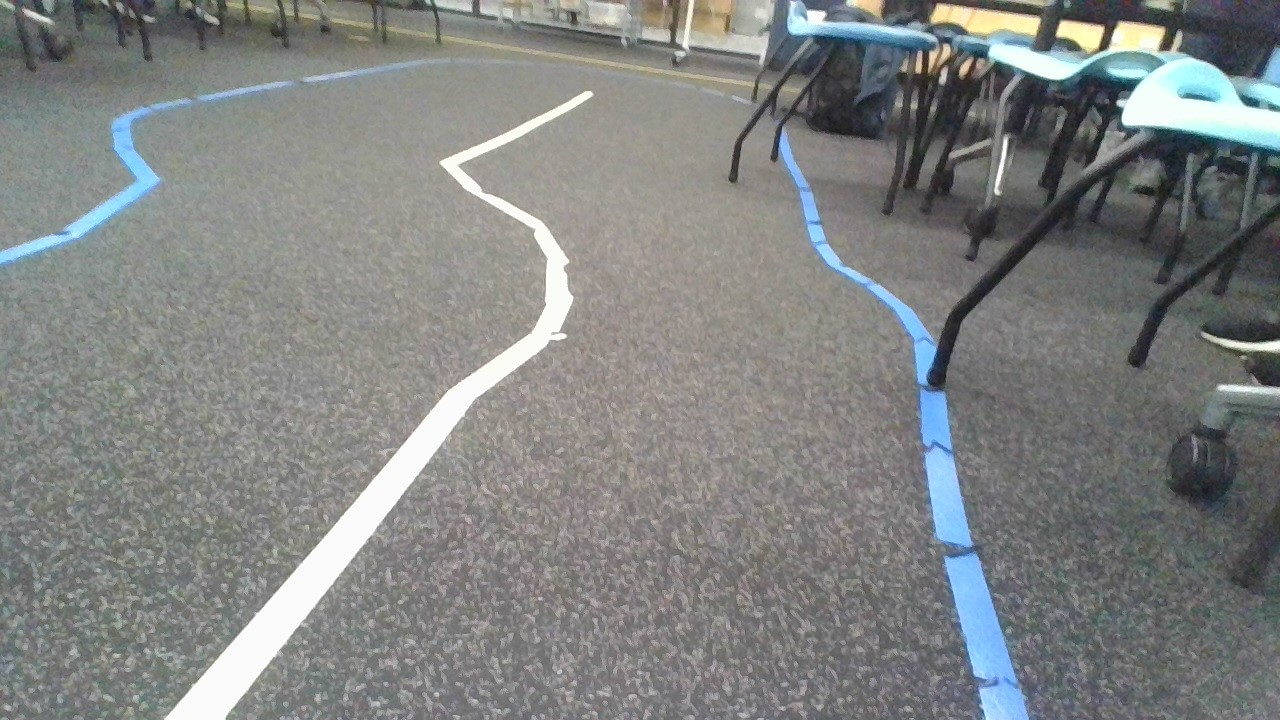
#> input picture data/hsv4.jpg, 1280 x 720 px
$ python -i opencv.py   (imports and definitions only)
#> lines starting #> are read from the running program, lines starting #| are printed output that depends on the picture; after the words box and inside, x2 and y2 are one past the last pixel; in counts of white or black regions, pixels touching at a corner belong together; long printed decimals are rounded
#> further down, picture is the input picture: shape (720, 1280, 3); mean B, G, R 130.6, 131.5, 129.2
import cv2
import numpy as np
import logging
import math
import atexit
import time

try:
	from utils.motor_lib.driver import move, off
	DRIVER_INITIALIZED = True
except:
	print("FAILED TO INITIALIZE. RUNNING ANYWAY!")
	DRIVER_INITIALIZED = False

BASE_SPEED = 30
RATE_LIMIT = False
RATE_LIMIT_VALUE = 0.08

SHOW_IMAGES = False
STEP_SIZE = 5 # DEFAULT 5 - the less steps, the more accurate the obstacle detection
MIN_DISTANCE = 250 # DEFAULT 250 - the distance to consider an obstacle (the larger the number the closer the obstacle is)
MIN_UTURN_THRESHOLD = 300 # DEFAULT 400 - the distance to consider a u-turn (the larger the number the closer the u-turn has to be)
FEELER_AMOUNT = 5 # MINIMUM OF 5 - the amount of feelers to use (the more feelers the more accurate the obstacle detection)
MIDDLE_ANGLE = 635 # DEFAULT 635 - use the included reference_feeler to determine the middle angle

class B_OpenCV_Driver(object):
	def __init__(self, car=None):
		logging.info('Creating a B_OpenCV_Driver...')
		self.car = car
		self.curr_steering_angle = 90

	def follow_lane(self, frame):
		# Main entry point of the lane follower
		show_image("orig", frame)

		lane_lines, frame = detect_lane(frame)
		final_frame = self.steer(frame, lane_lines)

		return final_frame, self.curr_steering_angle

	def steer(self, frame, lane_lines):
		logging.debug('steering...')
		if len(lane_lines) == 0:
			logging.error('No lane lines detected, nothing to do.')
			return frame

		new_steering_angle = compute_steering_angle(frame, lane_lines)
		self.curr_steering_angle = stabilize_steering_angle(self.curr_steering_angle, new_steering_angle, len(lane_lines))

		left, right = pwm(BASE_SPEED, self.curr_steering_angle - 90)

		print(f"Original Calculated PWM: {left, right}")

		if left < 0:
			print("\nLEFT IS NEGATIVE\n")
			left = 0
		if right < 0:
			print("\nRIGHT IS NEGATIVE\n")
			right = 0

		print(f"ADJUSTED PWM - LEFT: {int(left)}, Right: {int(right)}")

		# actually write values to motor
		move(int(left), int(right)) if DRIVER_INITIALIZED else 0 #motors are wired wrong way around lol # not anymore

		print(f"Calculated Steering Angle: {self.curr_steering_angle}")

		curr_heading_image = display_heading_line(frame, self.curr_steering_angle)
		show_image("heading", curr_heading_image)

		return curr_heading_image

############################
# Frame processing steps
############################
def detect_lane(frame):
	logging.debug('detecting lane lines...')

	print("EDGES")
	edges = detect_edges(frame)
	show_image('edges', edges)

	print("CROPPED EDGES")
	cropped_edges = region_of_interest(edges)
	show_image('edges cropped', cropped_edges)

	print("LINE SEGMENTS")
	line_segments = detect_line_segments(cropped_edges)
	line_segment_image = display_lines(frame, line_segments)
	show_image("line segments", line_segment_image)

	print("AVERAGE SLOPE INTERCEPT")
	lane_lines = average_slope_intercept(frame, line_segments)
	lane_lines_image = display_lines(frame, lane_lines)
	show_image("lane lines", lane_lines_image)

	return lane_lines, lane_lines_image

def detect_edges(frame):
	# filter for blue lane lines
	hsv = cv2.cvtColor(frame, cv2.COLOR_BGR2HSV)
#> hsv: shape (720, 1280, 3); mean H, S, V 61.4, 18.4, 135.4
	show_image("hsv", hsv)

	# [8 lines of commented-out code are left out]
	LOWER_MASK = np.array([0, 146, 0], np.uint8) #ermias house
	UPPER_MASK = np.array([179, 210, 255], np.uint8)
	mask = cv2.inRange(hsv, LOWER_MASK, UPPER_MASK)
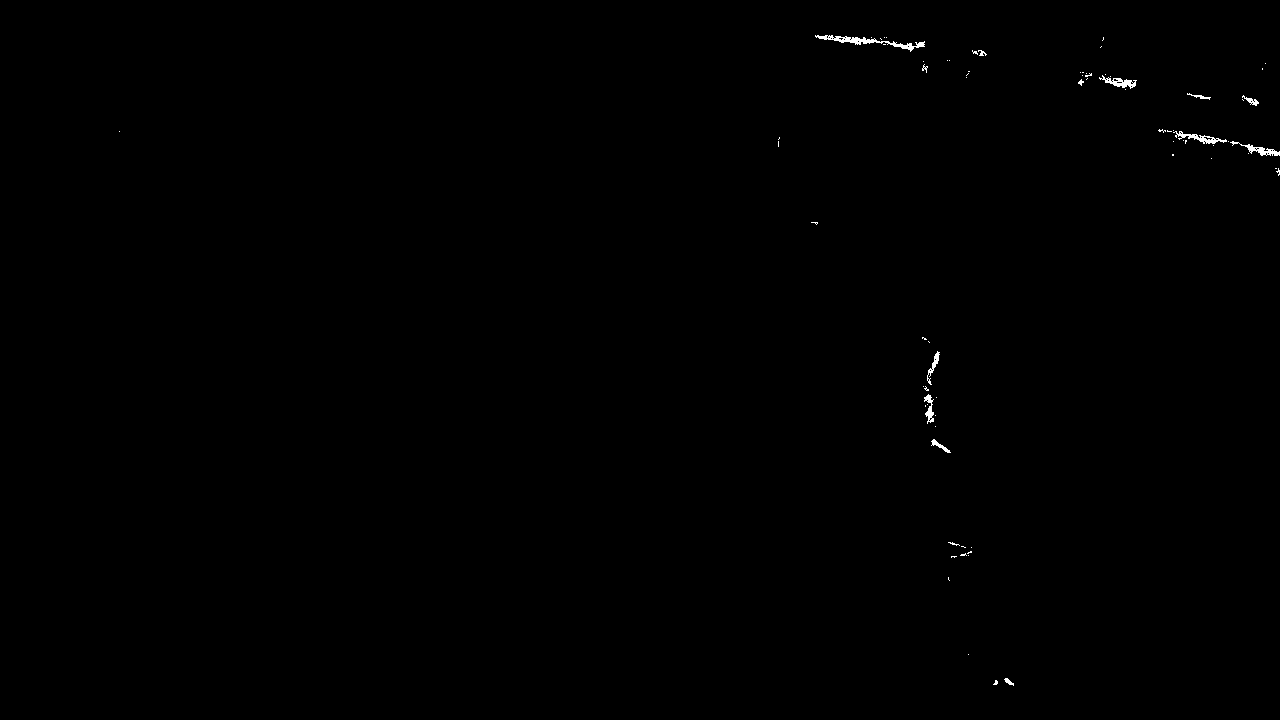
#> mask: shape (720, 1280); 0.21% white; 75 white regions (62 under 20 px), largest, box (x1, y1, x2, y2) and area: (815, 35, 925, 52) 450, (1173, 131, 1227, 144) 230, (1230, 141, 1280, 156) 212

	cv2.imwrite("camera.mask.test.png", mask)

	# [5 lines of commented-out code are left out]
	show_image("the thing idk", mask)

	#combined_mask = cv2.bitwise_or(mask_blue, mask_yellow)

	#cv2.imwrite("camera.test.png", combined_mask)

	# detect edges
	#edges = cv2.Canny(combined_mask, 200, 400)
	edges = cv2.Canny(mask, 200, 400)
#> edges: shape (720, 1280); 0.16% white in thin lines or dots, all inside (x1, y1, x2, y2) = (118, 34, 1280, 686)

	return edges

# [21 lines left out: function detect_edges_old, not called in this run]


def region_of_interest(canny):
	height, width = canny.shape
	mask = np.zeros_like(canny)

	# only focus bottom half of the screen

	polygon = np.array([[
		(0, height * 1 / 2),
		(width, height * 1 / 2),
		(width, height),
		(0, height),
	]], np.int32)

	cv2.fillPoly(mask, polygon, 255)
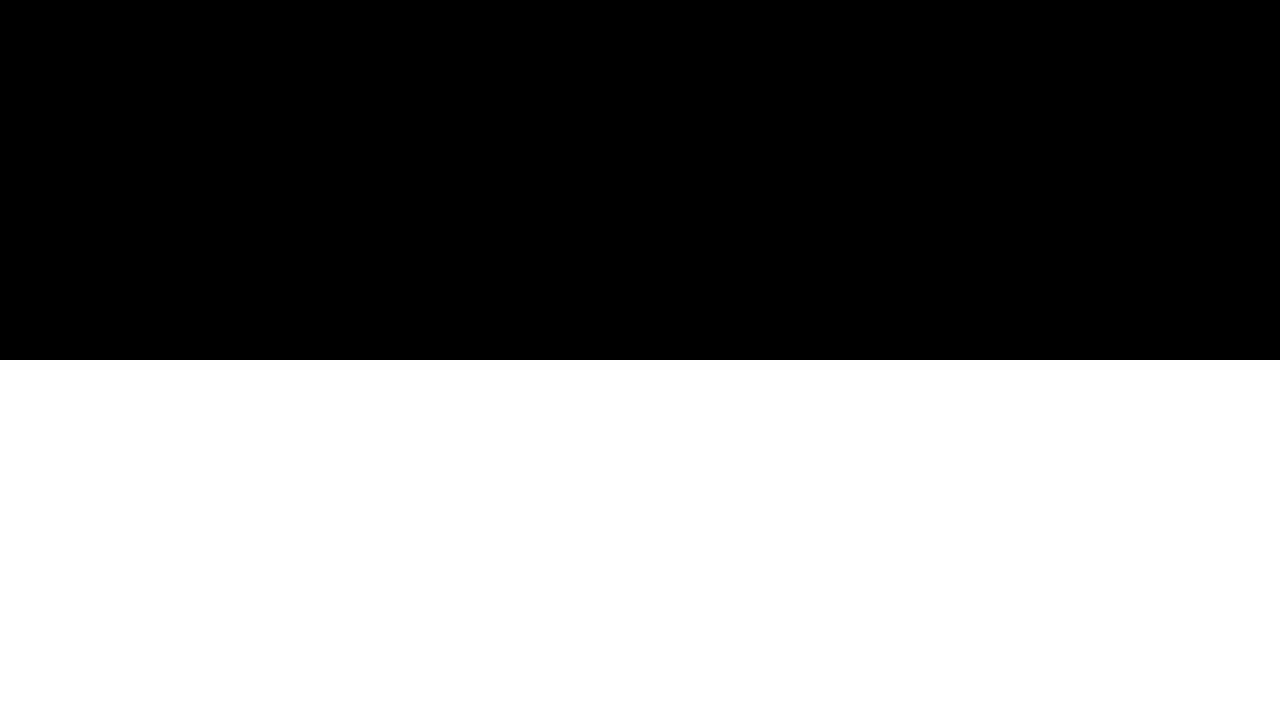
#> mask: shape (720, 1280); 50% white; 1 white region, box (x1, y1, x2, y2) and area: (0, 360, 1280, 720) 460800
	show_image("mask", mask)
	masked_image = cv2.bitwise_and(canny, mask)
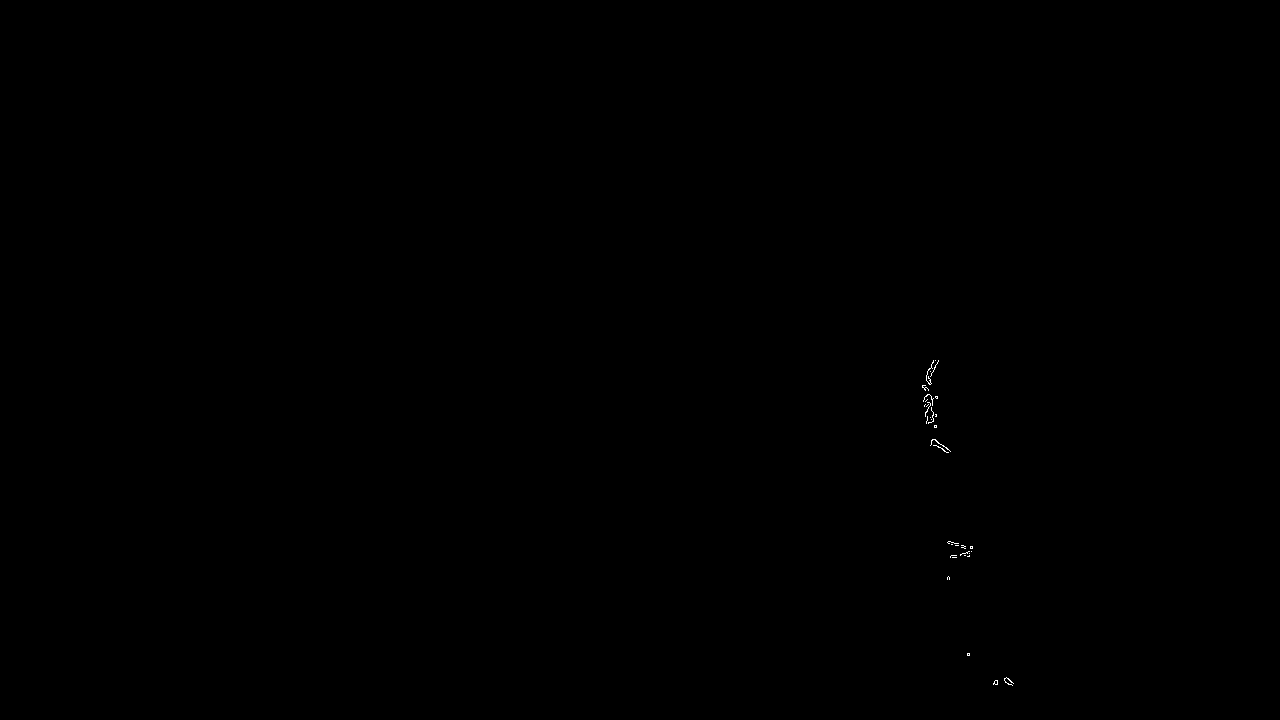
#> masked_image: shape (720, 1280); 0.04% white in thin lines or dots, all inside (x1, y1, x2, y2) = (922, 360, 1014, 686)
	return masked_image


def detect_line_segments(cropped_edges):
	# tuning min_threshold, minLineLength, maxLineGap is a trial and error process by hand
	rho = 1  # precision in pixel, i.e. 1 pixel
	angle = np.pi / 180  # degree in radian, i.e. 1 degree
	min_threshold = 10  # minimal of votes #default 10
	line_segments = cv2.HoughLinesP(cropped_edges, rho, angle, min_threshold, np.array([]), minLineLength=10,
									maxLineGap=2) #minlinelength=8, maxlinegap=4
#> line_segments = None

	if line_segments is not None:
		for line_segment in line_segments:
			logging.debug('detected line_segment:')
			logging.debug("%s of length %s" % (line_segment, length_of_line_segment(line_segment[0])))

	return line_segments

def average_slope_intercept(frame, line_segments):
	"""
	This function combines line segments into one or two lane lines
	If all line slopes are < 0: then we only have detected left lane
	If all line slopes are > 0: then we only have detected right lane
	"""
	lane_lines = []
	if line_segments is None:
		logging.info('No line_segment segments detected')
		return lane_lines

	height, width, _ = frame.shape
	left_fit = []
	right_fit = []

	boundary = 1/3
	left_region_boundary = width * (1 - boundary)  # left lane line segment should be on left 2/3 of the screen
	right_region_boundary = width * boundary # right lane line segment should be on left 2/3 of the screen

	for line_segment in line_segments:
		for x1, y1, x2, y2 in line_segment:
			if x1 == x2:
				logging.info('skipping vertical line segment (slope=inf): %s' % line_segment)
				continue
			try: # changed
				fit = np.polyfit((x1, x2), (y1, y2), 1)
			except np.RankWarning:
				fit = None
			slope = fit[0]
			intercept = fit[1]
			if slope < 0:
				if x1 < left_region_boundary and x2 < left_region_boundary:
					left_fit.append((slope, intercept))
			else:
				if x1 > right_region_boundary and x2 > right_region_boundary:
					right_fit.append((slope, intercept))

	left_fit_average = np.average(left_fit, axis=0)
	if len(left_fit) > 0:
		lane_lines.append(make_points(frame, left_fit_average))

	right_fit_average = np.average(right_fit, axis=0)
	if len(right_fit) > 0:
		lane_lines.append(make_points(frame, right_fit_average))

	logging.debug('lane lines: %s' % lane_lines)  # [[[316, 720, 484, 432]], [[1009, 720, 718, 432]]]

	return lane_lines


# [69 lines left out: functions compute_steering_angle, stabilize_steering_angle, pwm, not called in this run]

def display_lines(frame, lines, line_color=(0, 255, 0), line_width=10):
#> called with line_color = (0, 255, 0), line_width = 10
	line_image = np.zeros_like(frame)
	if lines is not None:
		for line in lines:
			for x1, y1, x2, y2 in line:
				cv2.line(line_image, (x1, y1), (x2, y2), line_color, line_width)
	line_image = cv2.addWeighted(frame, 0.8, line_image, 1, 1)
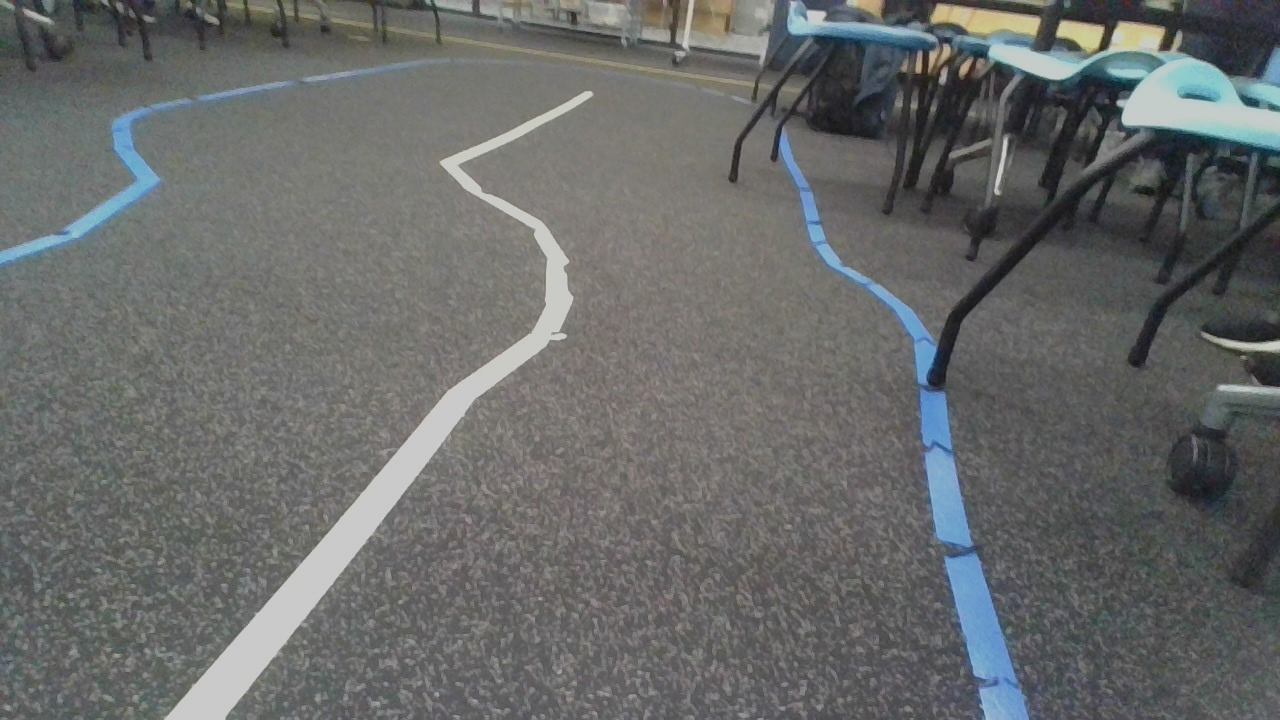
#> line_image: shape (720, 1280, 3); mean B, G, R 105.5, 106.2, 104.4
	return line_image


# [22 lines left out: function display_heading_line, not called in this run]


def length_of_line_segment(line):
	x1, y1, x2, y2 = line
	return math.sqrt((x2 - x1) ** 2 + (y2 - y1) ** 2)


def show_image(title, frame, show=SHOW_IMAGES):
	if show:
		cv2.imshow(title, frame)


# [103 lines left out: functions make_points, test_photo, test_video, not called in this run]


# [3 lines not run here, left out]
	# [5 lines of commented-out code are left out]


>>> import cv2
>>> picture = cv2.imread('data/hsv4.jpg')
>>> result = B_OpenCV_Driver().follow_lane(picture)
#> in detect_lane, `lane_lines = average_slope_intercept(frame, line_segments)`: lane_lines = []

$ run again, on data/hsv5.jpg
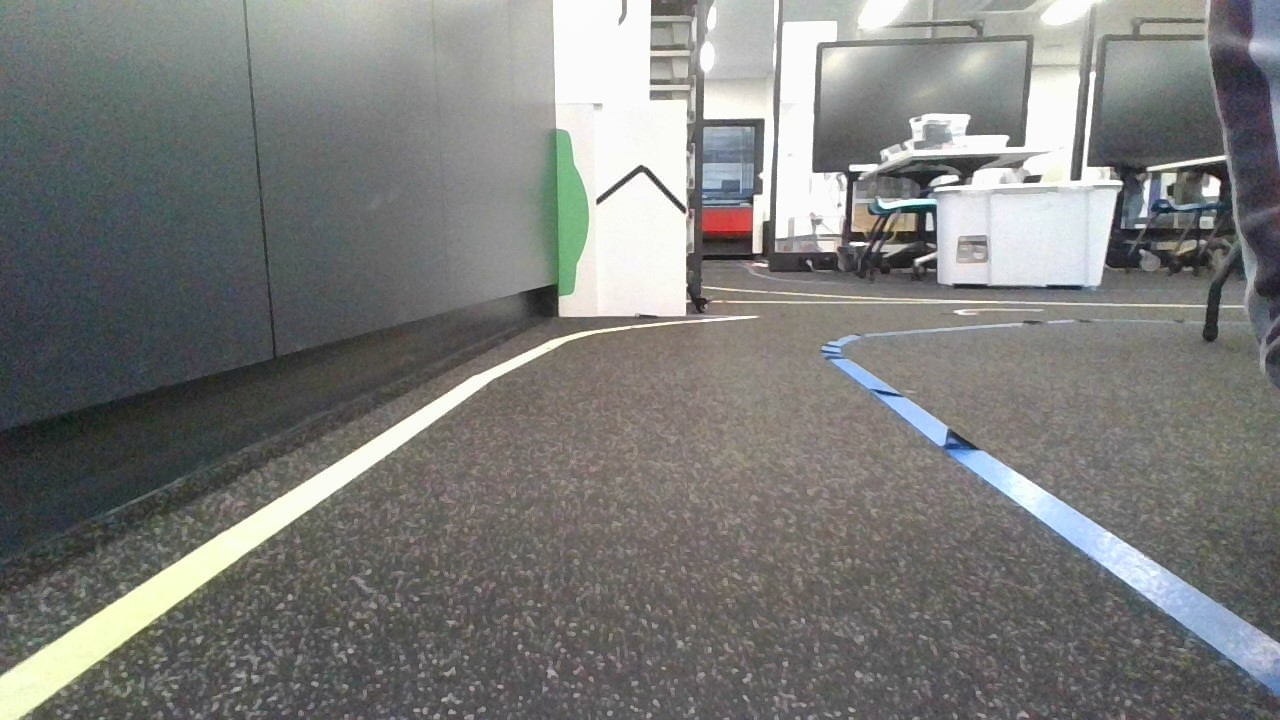
#> input picture data/hsv5.jpg, 1280 x 720 px
#> picture is the input picture: shape (720, 1280, 3); mean B, G, R 122.4, 124.4, 123.6
#> hsv: shape (720, 1280, 3); mean H, S, V 57.8, 20.6, 128.2
#> edges: shape (720, 1280); 0.06% white in thin lines or dots, all inside (x1, y1, x2, y2) = (64, 175, 1219, 455)
#> masked_image: shape (720, 1280); 0.02% white in thin lines or dots, all inside (x1, y1, x2, y2) = (64, 389, 975, 455)
#> in detect_line_segments, `line_segments = cv2.HoughLinesP(cropped_edges, rho, angle, min_thresho..`: line_segments = [[959, 449, 974, 449], [876, 392, 891, 395], [951, 452, 964, 454]]
#> the loop in detect_line_segments, `for line_segment in line_segments:` made 3 passes
#> the loop in display_lines, `for line in lines:` made 3 passes
#> in display_lines, `line_image = cv2.addWeighted(frame, 0.8, line_image, 1, 1)`:
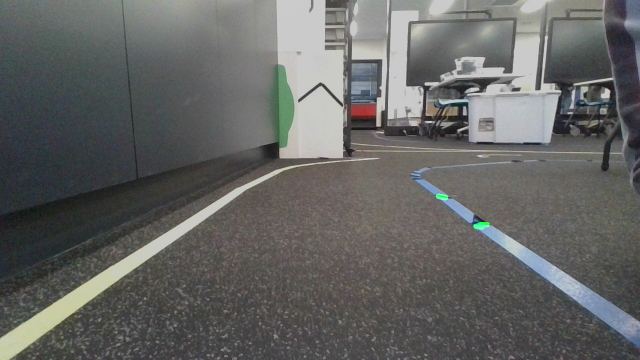
#> line_image: shape (720, 1280, 3) (shown at 1/2 size); mean B, G, R 98.9, 100.6, 99.9
#> the loop in average_slope_intercept, `for line_segment in line_segments:` made 3 passes
#> after the loop in average_slope_intercept, `for line_segment in line_segments:`: left_fit = []; right_fit = [(0.2, 216.8), (0.154, 305.7)]
#> left_fit_average = nan
#> right_fit_average = [0.177, 261.2]
#> slope = 0.177; intercept = 261.2
#> in make_points, `x1 = max(-width, min(2 * width, int((y1 - intercept) / slope)))`: x1 = 2560
#> in make_points, `x2 = max(-width, min(2 * width, int((y2 - intercept) / slope)))`: x2 = 558
#> in detect_lane, `lane_lines = average_slope_intercept(frame, line_segments)`: lane_lines = [[[2560, 720, 558, 360]]]
#> the loop in display_lines (call 2), `for line in lines:` made 1 pass
#> in compute_steering_angle, `x1, _, x2, _ = lane_lines[0][0]`: x1 = 2560; x2 = 558
#> x_offset = -2002
#> angle_to_mid_radian = -1.39
#> angle_to_mid_deg = -79
#> steering_angle = 11
#> angle_deviation = -79
#> stabilized_steering_angle = 86
#> left = 27.33; right = 32.67
#| Original Calculated PWM: (27.333, 32.667)
#| ADJUSTED PWM - LEFT: 27, Right: 32
#| Calculated Steering Angle: 86
#> steering_angle_radian = 1.5
#> in display_heading_line, `x2 = int(x1 - height / 2 / math.tan(steering_angle_radian))`: x2 = 614
#> in display_heading_line, `heading_image = cv2.addWeighted(frame, 0.8, heading_image, 1, 1)`:
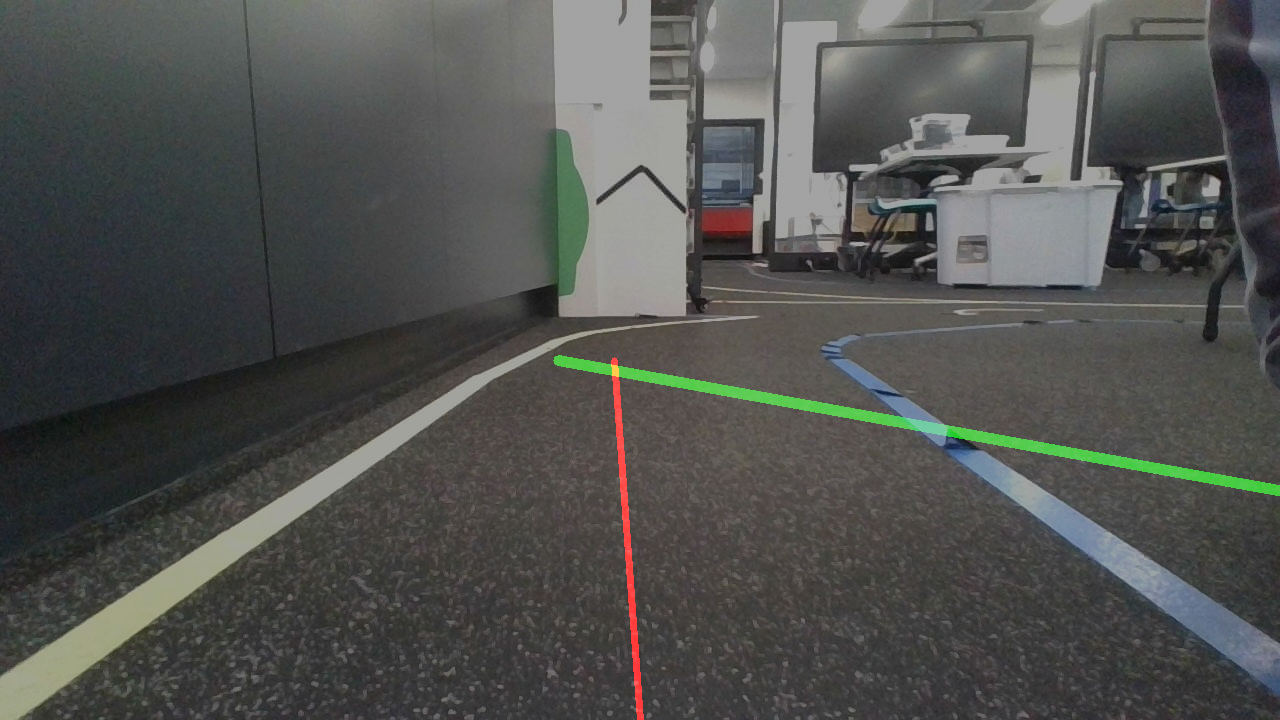
#> heading_image: shape (720, 1280, 3); mean B, G, R 80.1, 82.5, 81.4
